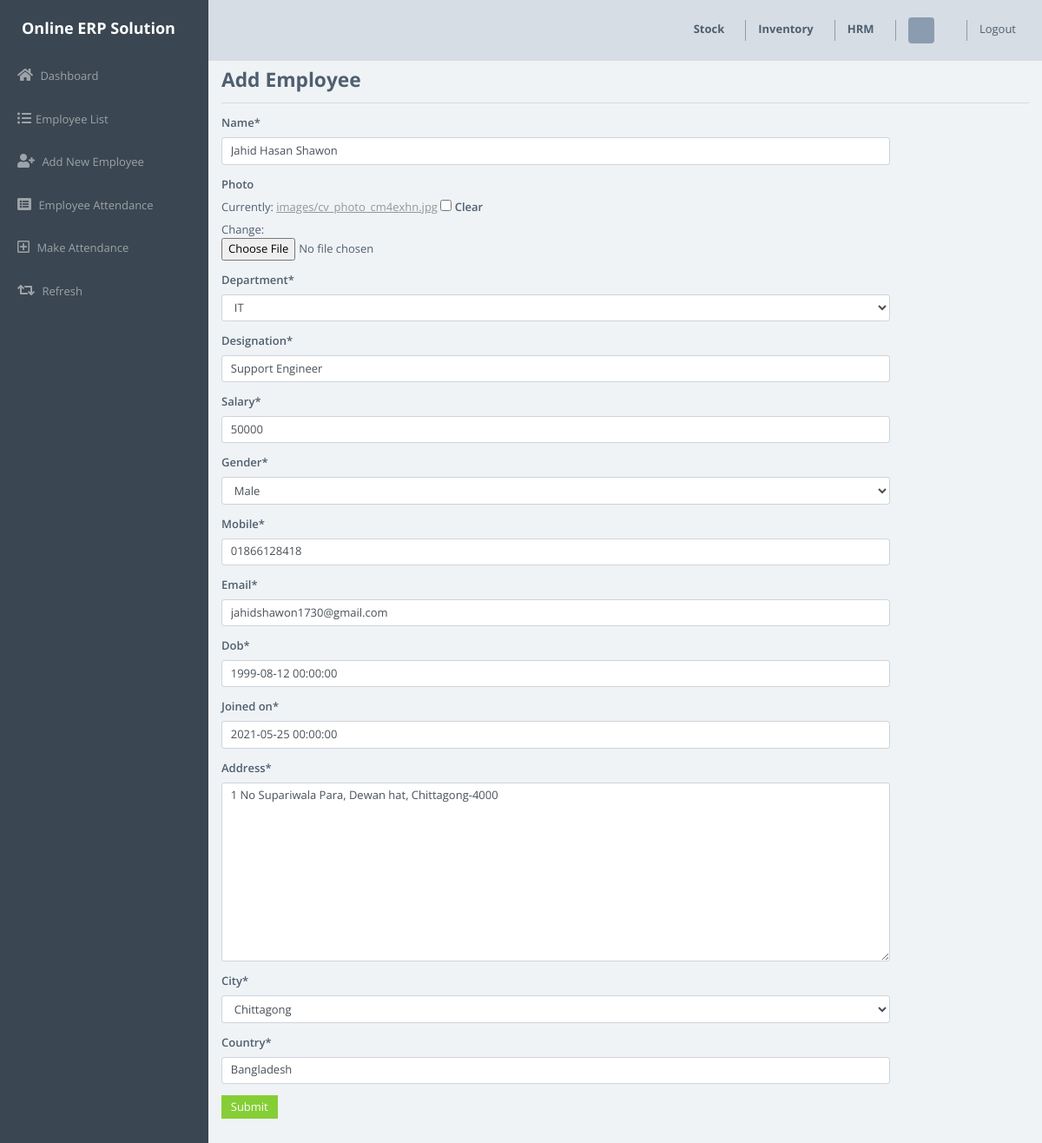
Screenshot of /hrm/update_employee/1/ with the database file from the repository.
### hrm_module/models.py (models this page shows, shortened)
class Employee(models.Model):
    GENDER = (
        ('Male', 'Male'),
        ('Female', 'Female')
    )
    CITY =(
        ('Dhaka', 'Dhaka'),
        ('Chittagong', 'Chittagong'),
        ('Khulna', 'Khulna'),
        ('Sylhet', 'Sylhet'),
        ('Rajshahi', 'Rajshahi'),
        ('Mymensingh', 'Mymensingh'),
        ('Barisal', 'Barisal'),
        ('Rangpur', 'Rangpur'),
        ('Comilla', 'Comilla'),
        ('Narayanganj', 'Narayanganj'),
        ('Gazipur', 'Gazipur'),
        ('Feni', 'Feni'),
        ('Cox Bazar', 'Cox Bazar'),
        )
    name = models.CharField(max_length=200,default='' , null=True)
    photo = models.ImageField(blank=True, upload_to='images/', default='', null=True)
    department = models.ForeignKey(Department, on_delete=models.SET_NULL, null=True, default='')
    designation = models.CharField(max_length=200,default='', null=True)
    salary = models.IntegerField(null=True)
    gender = models.CharField(max_length=50,default='', choices=GENDER, null=True)
    mobile = models.CharField(max_length=11,default='', null=True)
    email = models.EmailField(max_length=100,default='', null=True)
    dob = models.DateTimeField(null=True)
    joined_on =models.DateTimeField(null=True)
    address = models.TextField(default='', null=True)
    city = models.CharField(max_length=50, choices=CITY, default='', null=True)
    country = models.CharField(max_length=50,default='', null=True)

class Department(models.Model):
    name = models.CharField(max_length=200, default='', null=True)
    created_at = models.DateTimeField(auto_now_add=True)
    updated_at = models.DateTimeField(auto_now=True)
    def __str__(self):
        return str(self.name)

### hrm_module/views.py (the view)
# urls.py: path('update_employee/<str:id>/', views.update_employee, name='update-employee'),
def update_employee(request, id):
    update_employee = Employee.objects.get(pk=id)
    form = UpdateEmployeeForm(instance=update_employee)
    if request.method == 'POST':
        form = UpdateEmployeeForm(request.POST, request.FILES, instance=update_employee)
        if form.is_valid():
            form.save()
            messages.warning(request, 'Employee Information Updated Now')
            return redirect('employee-list')
    context = {
        'form':form,
    }
    return render(request, 'hrm/addEmployee.html', context)

### hrm_module/forms.py
class UpdateEmployeeForm(forms.ModelForm):
    class Meta:
        model = Employee
        fields = '__all__'

### templates/hrm/addEmployee.html (shortened to what this page needs)
{% load static %}
{% include 'hrm/header.html' %}
{% include 'hrm/sidebar.html' %}
{% load crispy_forms_tags %}
<section class="py-5 mt-5">
  <div class="container">
      <h3 class="font-weight-bold">Add Employee</h3>
      <hr>
         <div class="row mt-2">
             <div class="col-lg-10">
                <form action="" method="post" enctype="multipart/form-data">
                    {{form|crispy}}
                    <input type="submit" class="btn btn-primary" value="Submit">
                </form>
             </div>
         </div>
  </div>
</section>

### templates/hrm/header.html (style rules this page uses)
* { font-size: 13px; }

### templates/hrm/sidebar.html (style rules this page uses)
* { font-size: 13px; }

### templates/hrm/addEmployee.html (style rules this page uses)
* { font-size: 13px; }

### rows the page displays
Employee: name "Jahid Hasan Shawon", department "IT", designation "Support Engineer", salary "50000", gender "Male", mobile "01866128418", email "jahidshawon1730@gmail.com", dob "1999-08-12 00:00:00", joined_on "2021-05-25 00:00:00", address "1 No Supariwala Para, Dewan hat, Chittagong-4000", city "Chittagong", country "Bangladesh"
